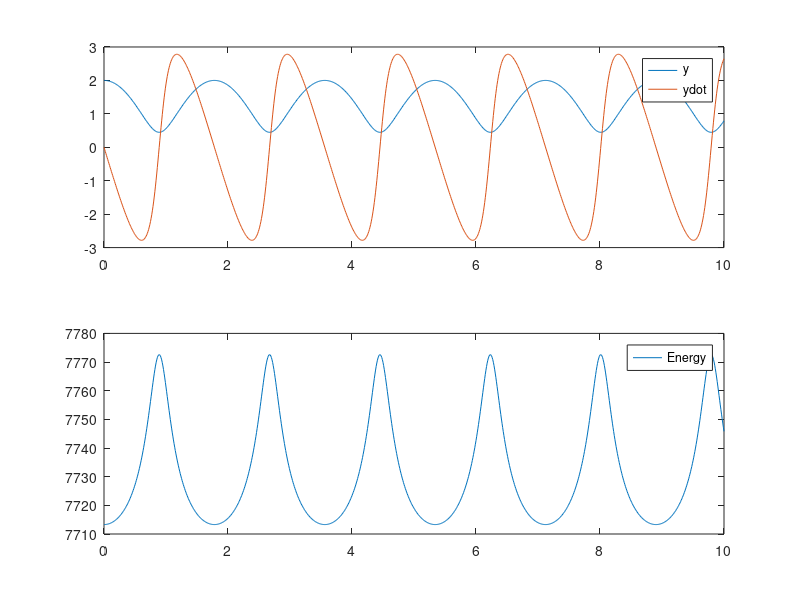

Write MATLAB code to recreate this figure.
% The implicit midpoint rule (Gauss order 2)

%Parameters
t0 = 0;
t1 = 10;
h = 0.01;
n = (t1-t0)/h;
K = 1.40;
g = 9.81;
t = t0:h:t1;

%Initial condition
y0 = [2 0]';
y = zeros(2,n);
y(:,1) = y0;

% Our model on state space form
f = @(y,t) [y(2); -g*(1-(1/y(1))^K)];

% Settings for fsolve
opt = optimset('Display','off','TolFun',1e-8);

for i = 1:n
    r = @(y_next) (y(:,i) + h*feval(f, (y_next+y(:,i))/2, t(i)+h/2) - y_next);
    y(:,i+1) = fsolve(r,y(:,i),opt);
end
% Energy for the system
A = 0.01;
m = 200;
p0 =2e5;

% Energy formula

E = (p0*A/(K-1)) * y(1,:).^(-(K-1)) + m*g.*y(1,:) + 1/2 * m*y(2,:).*y(2,:);



figure
subplot(211)
plot(t,y)
legend y ydot
subplot(212)
plot(t,E)
legend Energy
